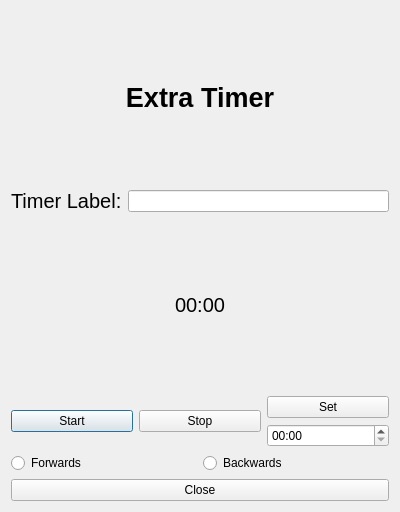
<?xml version="1.0" encoding="UTF-8"?>
<ui version="4.0">
 <class>extra_timer</class>
 <widget class="QDialog" name="extra_timer">
  <property name="geometry">
   <rect>
    <x>0</x>
    <y>0</y>
    <width>400</width>
    <height>512</height>
   </rect>
  </property>
  <property name="windowTitle">
   <string>Dialog</string>
  </property>
  <layout class="QVBoxLayout" name="verticalLayout">
   <item>
    <widget class="QLabel" name="label">
     <property name="font">
      <font>
       <pointsize>20</pointsize>
       <weight>75</weight>
       <bold>true</bold>
      </font>
     </property>
     <property name="text">
      <string>Extra Timer</string>
     </property>
     <property name="alignment">
      <set>Qt::AlignCenter</set>
     </property>
    </widget>
   </item>
   <item>
    <layout class="QHBoxLayout" name="horizontalLayout_3">
     <item>
      <widget class="QLabel" name="label_2">
       <property name="font">
        <font>
         <pointsize>15</pointsize>
        </font>
       </property>
       <property name="text">
        <string>Timer Label:</string>
       </property>
      </widget>
     </item>
     <item>
      <widget class="QLineEdit" name="timer_label"/>
     </item>
    </layout>
   </item>
   <item>
    <widget class="QLabel" name="current_time">
     <property name="font">
      <font>
       <pointsize>15</pointsize>
      </font>
     </property>
     <property name="text">
      <string>00:00</string>
     </property>
     <property name="alignment">
      <set>Qt::AlignCenter</set>
     </property>
    </widget>
   </item>
   <item>
    <layout class="QHBoxLayout" name="horizontalLayout">
     <item>
      <widget class="QPushButton" name="start_timer">
       <property name="text">
        <string>Start</string>
       </property>
      </widget>
     </item>
     <item>
      <widget class="QPushButton" name="stop_timer">
       <property name="text">
        <string>Stop</string>
       </property>
      </widget>
     </item>
     <item>
      <layout class="QVBoxLayout" name="verticalLayout_2">
       <item>
        <widget class="QPushButton" name="set">
         <property name="text">
          <string>Set</string>
         </property>
        </widget>
       </item>
       <item>
        <widget class="QTimeEdit" name="timeEdit">
         <property name="currentSection">
          <enum>QDateTimeEdit::MinuteSection</enum>
         </property>
         <property name="displayFormat">
          <string>mm:ss</string>
         </property>
        </widget>
       </item>
      </layout>
     </item>
    </layout>
   </item>
   <item>
    <layout class="QHBoxLayout" name="horizontalLayout_2">
     <item>
      <widget class="QRadioButton" name="forward">
       <property name="text">
        <string>Forwards</string>
       </property>
      </widget>
     </item>
     <item>
      <widget class="QRadioButton" name="backward">
       <property name="text">
        <string>Backwards</string>
       </property>
      </widget>
     </item>
    </layout>
   </item>
   <item>
    <layout class="QHBoxLayout" name="horizontalLayout_4">
     <item>
      <widget class="QPushButton" name="pushButton">
       <property name="text">
        <string>Close</string>
       </property>
      </widget>
     </item>
    </layout>
   </item>
  </layout>
 </widget>
 <resources/>
 <connections>
  <connection>
   <sender>start_timer</sender>
   <signal>clicked()</signal>
   <receiver>extra_timer</receiver>
   <slot>start_timer()</slot>
   <hints>
    <hint type="sourcelabel">
     <x>74</x>
     <y>261</y>
    </hint>
    <hint type="destinationlabel">
     <x>82</x>
     <y>237</y>
    </hint>
   </hints>
  </connection>
  <connection>
   <sender>stop_timer</sender>
   <signal>clicked()</signal>
   <receiver>extra_timer</receiver>
   <slot>stop_timer()</slot>
   <hints>
    <hint type="sourcelabel">
     <x>188</x>
     <y>255</y>
    </hint>
    <hint type="destinationlabel">
     <x>222</x>
     <y>241</y>
    </hint>
   </hints>
  </connection>
  <connection>
   <sender>set</sender>
   <signal>clicked()</signal>
   <receiver>extra_timer</receiver>
   <slot>set_timer()</slot>
   <hints>
    <hint type="sourcelabel">
     <x>307</x>
     <y>235</y>
    </hint>
    <hint type="destinationlabel">
     <x>355</x>
     <y>241</y>
    </hint>
   </hints>
  </connection>
  <connection>
   <sender>forward</sender>
   <signal>clicked()</signal>
   <receiver>extra_timer</receiver>
   <slot>set_forward()</slot>
   <hints>
    <hint type="sourcelabel">
     <x>31</x>
     <y>353</y>
    </hint>
    <hint type="destinationlabel">
     <x>23</x>
     <y>202</y>
    </hint>
   </hints>
  </connection>
  <connection>
   <sender>backward</sender>
   <signal>clicked()</signal>
   <receiver>extra_timer</receiver>
   <slot>set_backward()</slot>
   <hints>
    <hint type="sourcelabel">
     <x>221</x>
     <y>358</y>
    </hint>
    <hint type="destinationlabel">
     <x>255</x>
     <y>180</y>
    </hint>
   </hints>
  </connection>
  <connection>
   <sender>pushButton</sender>
   <signal>clicked()</signal>
   <receiver>extra_timer</receiver>
   <slot>close_button()</slot>
   <hints>
    <hint type="sourcelabel">
     <x>232</x>
     <y>455</y>
    </hint>
    <hint type="destinationlabel">
     <x>243</x>
     <y>482</y>
    </hint>
   </hints>
  </connection>
 </connections>
 <slots>
  <slot>start_timer()</slot>
  <slot>stop_timer()</slot>
  <slot>set_timer()</slot>
  <slot>set_forward()</slot>
  <slot>set_backward()</slot>
  <slot>close_button()</slot>
 </slots>
</ui>
